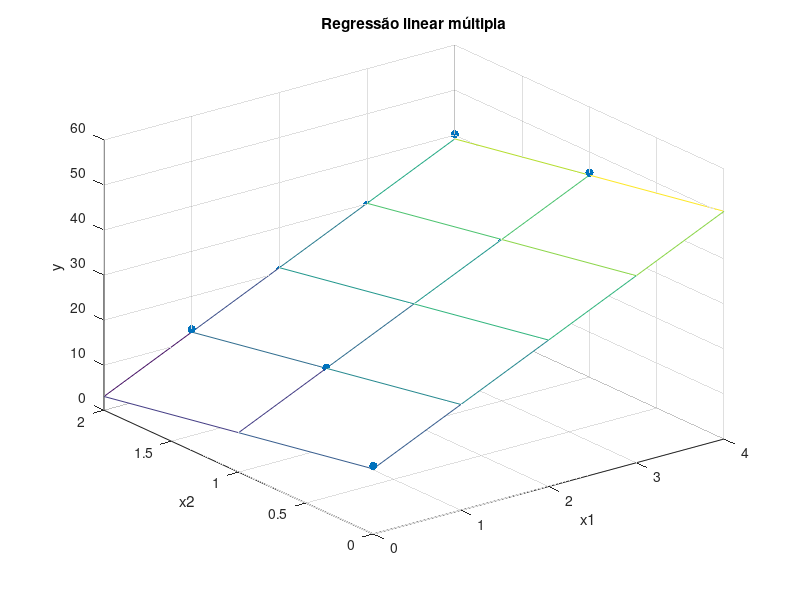

The MATLAB script that drew this image:
% Definindo os dados
x1 = [0 1 1 2 2 3 3 4 4]';
x2 = [0 1 2 1 2 1 2 1 2]';
y = [15.1 17.9 12.7 25.6 20.5 35.1 29.7 45.4 40.2]';

% Montando a matriz de design
X = [ones(size(x1)) x1 x2];

% Ajustando o modelo de regressão linear múltipla manualmente
b = inv(X' * X) * X' * y;

% Calculando o ajuste
y_fit = X * b;

% Calculando o erro-padrão da estimativa
n = length(y);
p = 3;  % número de parâmetros no modelo
Syx = sqrt(sum((y - y_fit).^2) / (n - p));

% Calculando o coeficiente de correlação
R = corrcoef([x1 x2 y]);

% Mostrando os coeficientes de regressão, o erro-padrão da estimativa e o coeficiente de correlação
printf("Coeficientes de regressão: b0 = %f, b1 = %f, b2 = %f\n", b(1), b(2), b(3));
printf("Erro-padrão da estimativa: Syx = %f\n", Syx);
printf("Coeficiente de correlação:\n");
disp(R);

% Criando a grade de pontos para o gráfico tridimensional
[x1_grid, x2_grid] = meshgrid(min(x1):max(x1), min(x2):max(x2));
y_grid = b(1) + b(2) * x1_grid + b(3) * x2_grid;

% Criando o gráfico tridimensional
figure;
scatter3(x1, x2, y, 'filled');
hold on;
mesh(x1_grid, x2_grid, y_grid);
hold off;
title('Regressão linear múltipla');
xlabel('x1');
ylabel('x2');
zlabel('y');
